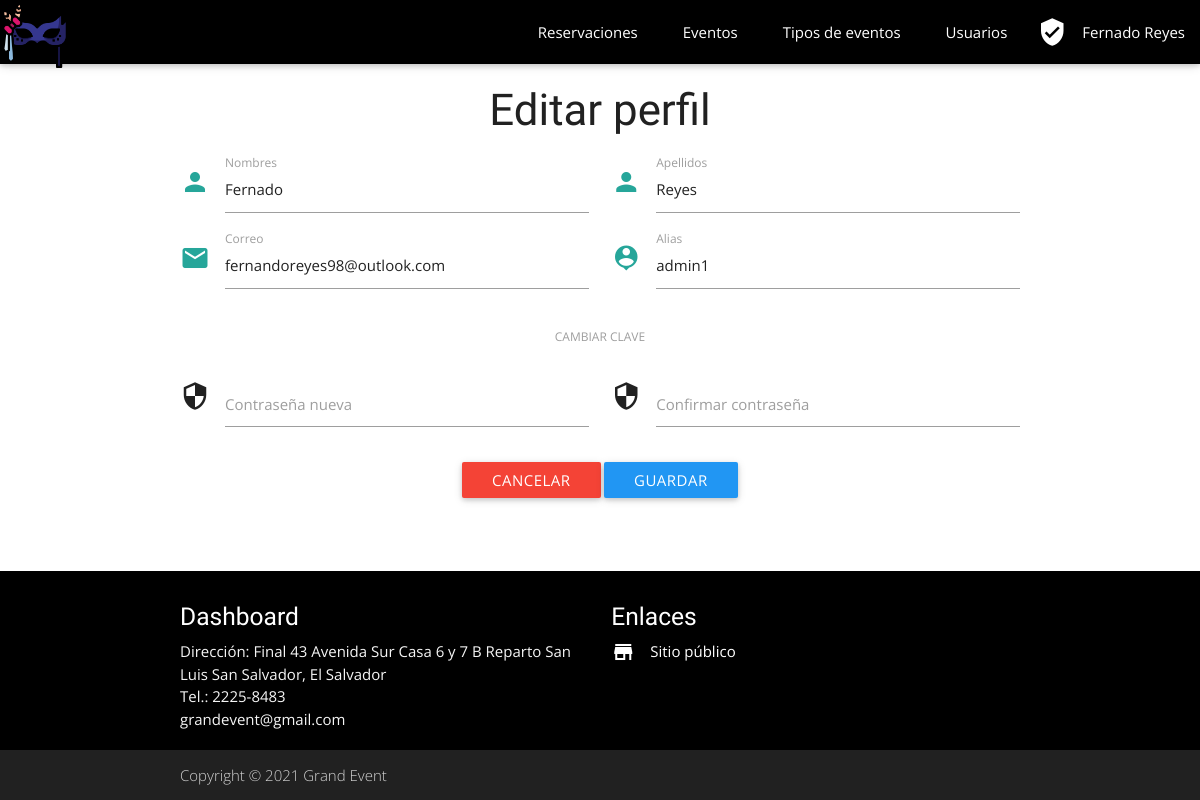
The page /dashboard/main/profile.php (signed in) on the database its author committed.
### tables this page shows
CREATE TABLE `usuarios` (
  `id_usuario` int(11) UNSIGNED NOT NULL,
  `nombres` varchar(50) NOT NULL,
  `apellidos` varchar(50) NOT NULL,
  `correo` varchar(100) NOT NULL,
  `alias` varchar(50) NOT NULL,
  `clave` varchar(100) NOT NULL
);

### lib/database.php (called while the page is built, shortened)
<?php
class Database
{
    private static $connection;
    private static function connect()
    {
        $server = "localhost";
        $database = "grandevent";
        $username = "root";
        $password = "";
        $options = array(PDO::MYSQL_ATTR_INIT_COMMAND => "set names utf8");
        self::$connection = null;
        try
        {
            self::$connection = new PDO("mysql:host=".$server."; dbname=".$database, $username, $password, $options);
            self::$connection->setAttribute(PDO::ATTR_ERRMODE, PDO::ERRMODE_EXCEPTION);
        }
        catch(PDOException $exception)
        {
            die($exception->getMessage());
        }
    }
    private static function desconnect()
    {
        self::$connection = null;
    }
    public static function getRow($query, $values)
    {
        $statement = self::$connection->prepare($query);
        $statement->execute($values);
        return $statement->fetch(PDO::FETCH_BOTH);
    }
}
?>

### dashboard/main/profile.php (the view, shortened to what this page needs)
<?php
require("../lib/page.php");
if(!empty($_POST))
{
    $_POST = Validator::validateForm($_POST);
  	$nombres = $_POST['nombres'];
  	$apellidos = $_POST['apellidos'];
    $correo = $_POST['correo'];
    $alias = $_POST['alias'];
    $clave1 = $_POST['clave1'];
    $clave2 = $_POST['clave2'];
    try
    {
      	if($nombres != "" && $apellidos != "")
        {
            if($correo != "")
            {
                if($alias != "")
                {
                    if($clave1 != "" || $clave2 != "")
                    {
                        if($clave1 == $clave2)
                        {
                            $clave = password_hash($clave1, PASSWORD_DEFAULT);
                            $sql = "UPDATE usuarios SET nombres = ?, apellidos = ?, correo = ?, alias = ?, clave = ? WHERE id_usuario = ?";
                            $params = array($nombres, $apellidos, $correo, $alias, $clave, $_SESSION['id_usuario']);
                        }
                        else
                        {
                            throw new Exception("Las contraseñas no coinciden");
                        }
                    }
                    else
                    {
                        $sql = "UPDATE usuarios SET nombres = ?, apellidos = ?, correo = ?, alias = ? WHERE id_usuario = ?";
                        $params = array($nombres, $apellidos, $correo, $alias, $_SESSION['id_usuario']);
                    }
                    Database::executeRow($sql, $params);
                    Page::showMessage(1, "Operación satisfactoria", "index.php");
                }
                else
                {
                    throw new Exception("Debe ingresar un alias");
                }
            }
            else
            {
                throw new Exception("Debe ingresar un correo electrónico");
            }
        }
        else
        {
            throw new Exception("Debe ingresar el nombre completo");
        }
    }
    catch (Exception $error)
    {
        Page::showMessage(2, $error->getMessage(), null);
    }
}
else
{
    $sql = "SELECT * FROM usuarios WHERE id_usuario = ?";
    $params = array($_SESSION['id_usuario']);
    $data = Database::getRow($sql, $params);
    $nombres = $data['nombres'];
    $apellidos = $data['apellidos'];
    $correo = $data['correo'];
    $alias = $data['alias'];
}
?>
<form method='post'>
    <div class='row'>
        <div class='input-field col s12 m6'>
          	<i class='material-icons prefix'>person</i>
          	<input id='nombres' type='text' name='nombres' class='validate' value='<?php print($nombres); ?>' required/>
          	<label for='nombres'>Nombres</label>
        </div>
        <div class='input-field col s12 m6'>
            <i class='material-icons prefix'>person</i>
            <input id='apellidos' type='text' name='apellidos' class='validate' value='<?php print($apellidos); ?>' required/>
            <label for='apellidos'>Apellidos</label>
        </div>
        <div class='input-field col s12 m6'>
            <i class='material-icons prefix'>email</i>
            <input id='correo' type='email' name='correo' class='validate' value='<?php print($correo); ?>' required/>
            <label for='correo'>Correo</label>
        </div>
        <div class='input-field col s12 m6'>
            <i class='material-icons prefix'>person_pin</i>
            <input id='alias' type='text' name='alias' class='validate' value='<?php print($alias); ?>' required/>
            <label for='alias'>Alias</label>
        </div>
    </div>
    <div class='row center-align'>
        <label>CAMBIAR CLAVE</label>
    </div>
    <div class='row'>
        <div class='input-field col s12 m6'>
            <i class='material-icons prefix'>security</i>
            <input id='clave1' type='password' name='clave1' class='validate'/>
            <label for='clave1'>Contraseña nueva</label>
        </div>
        <div class='input-field col s12 m6'>
            <i class='material-icons prefix'>security</i>
            <input id='clave2' type='password' name='clave2' class='validate'/>
            <label for='clave2'>Confirmar contraseña</label>
        </div>
    </div>
    <div class='row center-align'>
        <a href='../main/index.php' class='btn waves-effect red'>Cancelar</a>
        <button type='submit' class='btn waves-effect blue'>Guardar</button>
    </div>
</form>

### dashboard/css/dashboard.css (style rules this page uses)
* { margin: 0; padding: 0; font-family: 'Open Sans', sans-serif; }
body { display: flex; min-height: 100vh; flex-direction: column; }

### rows shown on the page
usuarios: nombres "Fernado", apellidos "Reyes", correo "fernandoreyes98@outlook.com", alias "admin1"

### other values the page prints
$_SESSION['nombre_usuario'] "Fernado Reyes"
$title "Editar perfil"
